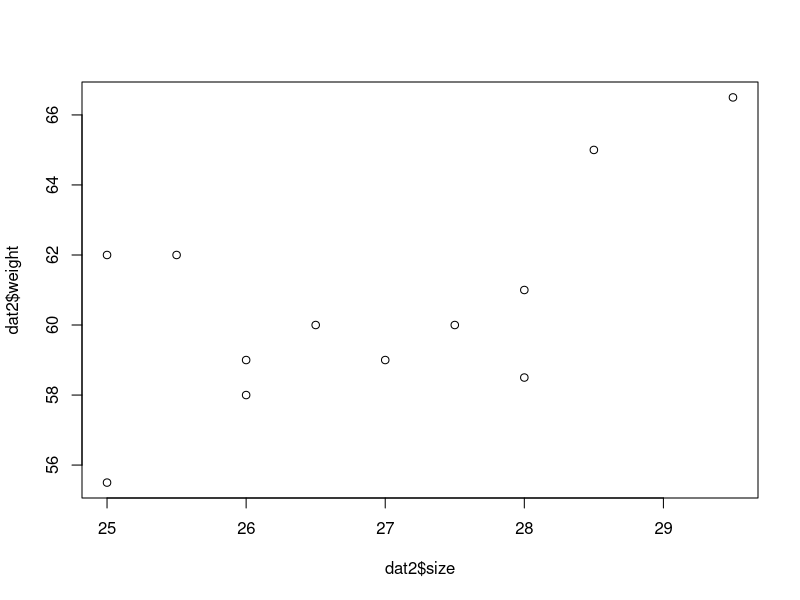
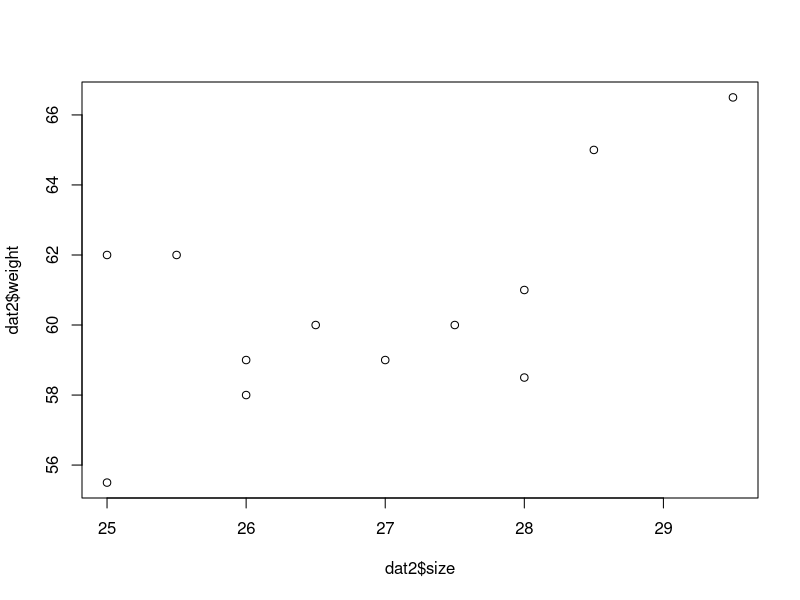
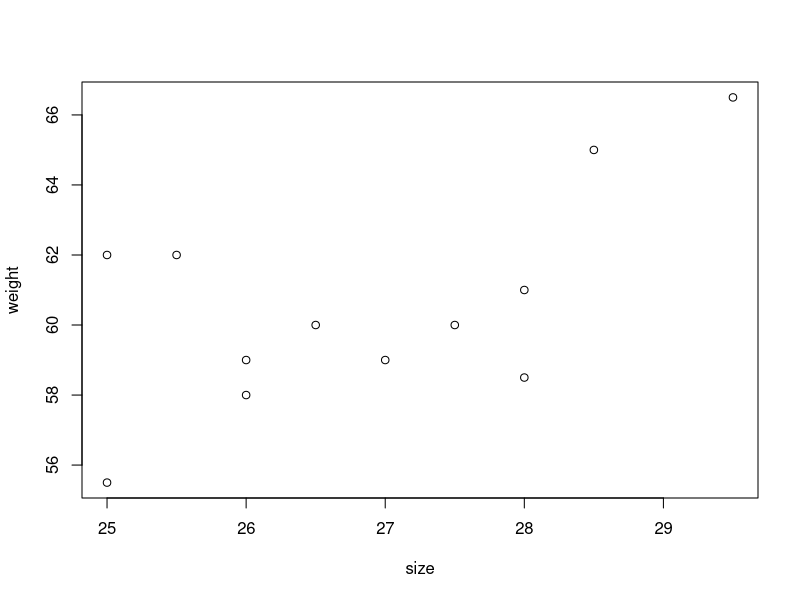
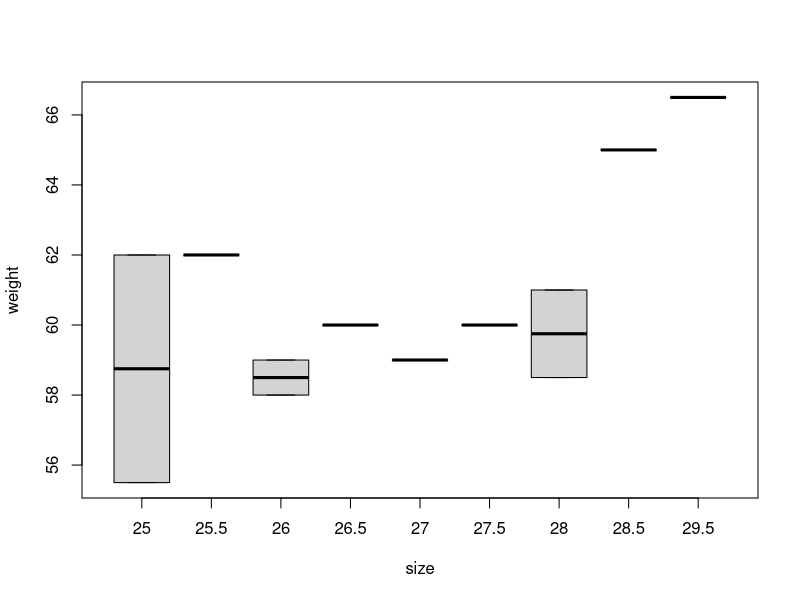
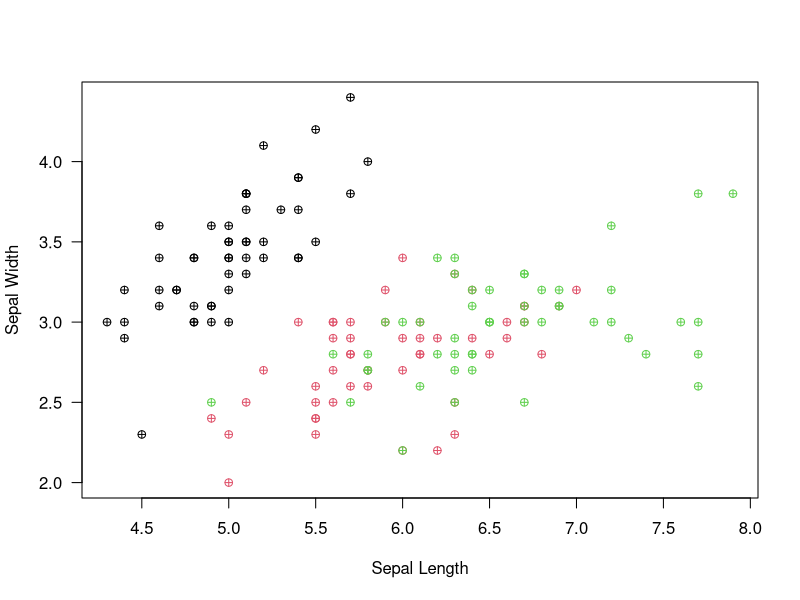
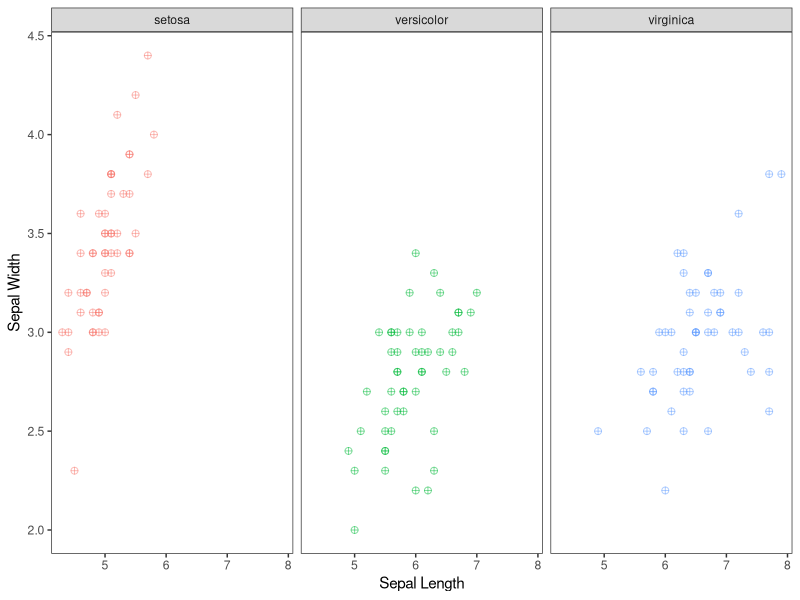

Write R code to recreate these figures, in order.
#09-05-2023---------------------------------------------------------------------

#09-07-2023---------------------------------------------------------------------
errdat=read.csv("data/SampleData_w_errors.csv")
errdat
#look at structure of data
str(errdat)
#problemLsize is not a number here.
errdat$size

#problem: weight is not a number
errdat$weight

#this problem is caused by the inclusion of $N/A as value.
#solution: tell R that this is a missing value when importing the data
errdat=read.csv("data/SampleData_w_errors.csv", na.strings=c("#N/A!","**"))
errdat
errdat$weight
mean(errdat$size, na.rm = T) #to calculate something from numeric vector with
#NAs, tell it to ignore NA using na.rm=T

#to remove column "X"
names(errdat)
names(errdat)=="X" #are any of the columns called "X"
which(names(errdat)=="X") #which column is called "X"
#give me the values for the column called "X" in df "errdat"
errdat[,which(names(errdat)=="X")]
#give me all the columns EXCEPT the one called "X"
dat=errdat[,which(names(errdat)!="X")]
dat

#let's remove any rows that is missing an individual ID
dat$Indiv_ID
dat2=dat[which(dat$Indiv_ID!=""),]
dat2

#plotting basics:
plot(dat2$size,dat2$weight)#plot one continuous

plot(dat2$weight~dat2$size)#plot in 'formula'

plot(weight~size,data=dat2)
boxplot(weight~size,data=dat2)

#09-11-2023
eggs=read.csv("data/EggMeasurements_example.csv")
head(eggs)
unique(eggs$mass)
eggs=read.csv("data/EggMeasurements_example.csv", na.strings=".")
unique(eggs$mass)

#09-19-2023
#install.packages("ggplot2")
"
1. data:
2. aesthetics: How do the variables are related to each other
3. geom: Type of geometric object
4. scale: set of values that the variables will take
5. theme:
"
library(ggplot2)
#normal plot
plot(Sepal.Width~Sepal.Length,data=iris,xlab="Sepal Length",
     ylab="Sepal Width",las=1,col=iris$Species,pch=10)
#ggplot way
p1=ggplot(data=iris,mapping = aes(x=Sepal.Length,y=Sepal.Width,color=Species))+
  geom_point(size=2,pch=10,alpha=0.5)+
  scale_fill_brewer(palette="Paired")+
  theme_bw()+
  theme(panel.grid.major = element_blank(),panel.grid.minor = element_blank(),legend.position = "none")+
  xlab("Sepal Length")+
  ylab("Sepal Width")+
  facet_grid(~Species)
ggsave("Huang_Fan/ggplot_facet.pdf",p1)
